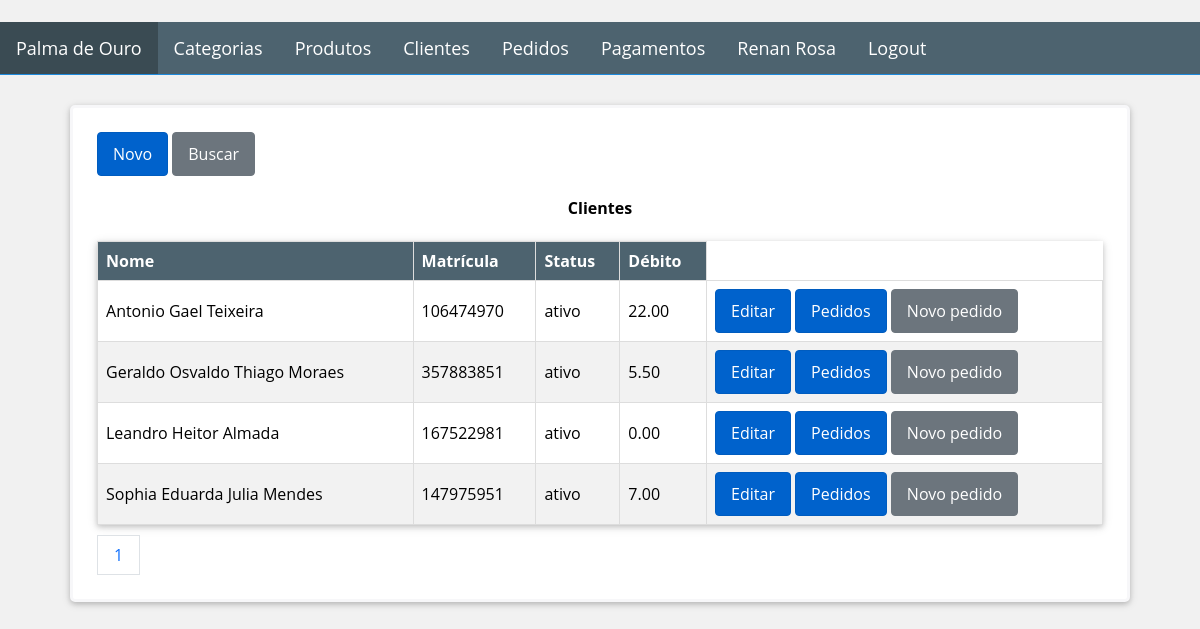
Screenshot of /client (signed in) with the database file from the repository.
### Golden_Leaf/models.py (models this page shows, shortened)
class User(db.Model):
    __metaclass__ = ABCMeta
    __abstract__ = True
    id = db.Column(db.Integer, primary_key=True)
    name = db.Column(db.String(64), nullable=False, index=True)
    phone_number = db.Column(db.String(11), nullable=False)

class Clerk(User, UserMixin):
    __tablename__ = 'clerks'
    image_file = db.Column(db.String(64), default='default.png')
    email = db.Column(db.String(64), unique=True)
    password_hash = db.Column(db.String(128), nullable=False)
    __mapper_args__ = {
        'concrete': True
    }
    @property
    def password(self) -> None:
        raise AttributeError('password is not a readable attribute')

class Client(User):
    __tablename__ = 'clients'
    __mapper_args__ = {'concrete': True}
    identification = db.Column(db.String(9), unique=True)
    notifiable = db.Column(db.Boolean)
    address = db.Column(db.String(64))
    status = db.Column(db.Boolean)
    amount = db.Column(db.Numeric(10, 2), default=0)

### Golden_Leaf/views/client/routes.py (the view)
@blueprint_client.route('/client')
@register_breadcrumb(blueprint_client, '.', 'Clientes')
@login_required
def get_clients():
    page = request.args.get('page', 1, type=int)
    clients = Client.query.order_by(Client.name).paginate(page=page, per_page=10)
    return render_template('client/list.html', clients=clients)

### Golden_Leaf/models.py (called while the page is built)
@login_manager.user_loader
def load_user(id):
    return Clerk.query.get(id)

### Golden_Leaf/templates/client/list.html (shortened to what this page needs)
{% extends "base.html" %}
{% block page_content %}
<div class="container">
    <div>
        <a href="{{ url_for('blueprint_client.new_client') }}" class="btn btn-primary">
            <span>Novo</span>
        </a>
        <a href="{{ url_for('blueprint_client.search_client') }}" class="btn btn-default">
            <span>Buscar</span>
        </a>
    </div>
    <div class="table-responsive">
        <table>
            <caption><h4>Clientes</h4></caption>
            <thead>
                <tr>
                    <th>Nome</th>
                    <th>Matrícula</th>
                    <th>Status</th>
                    <th>Débito</th>
                </tr>
            </thead>
            <tbody>
                {% for client in clients.items %}
                <tr>
                    <td>{{ client.name }}</td>
                    <td>{{ client.identification }}</td>
                    {% if client.status %}
                    <td>ativo</td>
                    {% else %}
                    <td>inativo</td>
                    {% endif %}
                    <td>{{ client.amount }}</td>
                    <td>
                        <div class="group-button">
                            <a href="{{ url_for('blueprint_client.update_client',id=client.id) }}" class="btn btn-primary">
                                 Editar
                            </a>
                            <a href="{{ url_for('blueprint_order.get_orders',id=client.id) }}" class="btn btn-primary">
                                Pedidos
                            </a>
                            <a href="{{ url_for('blueprint_order.new_order',id=client.id) }}" class="btn btn-default">
                                Novo pedido
                            </a>
                        </div>
                    </td>
                </tr>
                {% endfor %}
            </tbody>
        </table>
    </div>
    <div class="pagination">
        {% for page_number in clients.iter_pages(left_edge=1,right_edge=1,left_current=1,right_current=2) %}
        {% if page_number %}
        {% if clients.page == page_number %}
        <a href="{{ url_for('blueprint_client.get_clients',page=page_number) }}">{{ page_number }}</a>
        {% else %}
        <a href="{{ url_for('blueprint_client.get_clients',page=page_number) }}">{{ page_number }}</a>
        {% endif %}
        {% else %}
        ...
        {% endif %}
        {% endfor %}
    </div>
</div>
{% endblock %}

### Golden_Leaf/templates/base.html (shortened to what this page needs)
﻿<head>
    {% block head %}
    <link rel="stylesheet" type="text/css" href="{{ url_for('static', filename='css/styles.css') }}">
    {% endblock %}
</head>
<body>
    {% block navbar %}
    <header>
        <nav>
            <ul class="nav">
                <li>
                    <a class="nav-link active" href="{{ url_for('blueprint_main.index') }}">
                         Palma de Ouro
                    </a>
                </li>
                <li>
                    <a class="nav-link" href="{{ url_for('blueprint_category.get_categories') }}">Categorias</a>
                </li>
                <li>
                    <a class="nav-link" href="{{ url_for('blueprint_product.get_products') }}">Produtos</a>
                </li>
                <li>
                    <a class="nav-link" href="{{ url_for('blueprint_client.get_clients') }}">Clientes</a>
                </li>
                <li>
                    <a class="nav-link" href="{{ url_for('blueprint_order.get_orders') }}">Pedidos</a>
                </li>
                <li>
                    <a class="nav-link" href="{{ url_for('blueprint_payment.get_payment') }}">Pagamentos</a>
                </li>
                {% if current_user.is_authenticated %}
                <li>
                    <a class="nav-link" href="{{ url_for('blueprint_clerk.account') }}">
                        {{ current_user.name }}
                    </a>
                </li>
                <li>
                    <a class="nav-link" href="{{ url_for('blueprint_clerk.logout') }}">
                        Logout
                    </a>
                </li>
                {% else %}
                <li>
                    <a class="nav-link" href="{{ url_for('blueprint_clerk.login') }}">
                        <span class="glyphicon glyphicon-user"></span> Login
                    </a>
                </li>
                {% endif %}
            </ul>
        </nav>
    </header>
    {% endblock %}
    <main>
        {% block content  %}
        <div>
            {% block page_content %}
            {% endblock %}
        </div>
        {% endblock %}
    </main>
</body>

### Golden_Leaf/static/css/styles.css (style rules this page uses)
.container, .form-container { border-radius: 5px; color: #000; background-color: #ffffff; border: solid #f7f7f9; box-shadow: 0 2px 5px 0 rgba(0, 0, 0, 0.16), 0 2px 10px 0 rgba(0, 0, 0, 0.12); }
* { box-sizing: border-box; }
html, body, h1, h2, h3, h4, h5 { font-family: "Open Sans", sans-serif; }
body { background-color: #f1f1f1; margin: 0; }
.nav { list-style-type: none; margin: 0; padding: 0; background-color: #4d636f; color: #ffffff; font-size: 18px; border-bottom: 1px solid #1e8adc; display: flex; }
.nav-link { display: block; color: #ffffff; text-align: center; padding: 14px 16px; text-decoration: none; }
.active { background-color: #3a4b53; }
main { margin: auto; padding: 10px; width: 90%; }
.container { padding: 1.5rem; border-width: .2rem; }
table { background-color: #ffffff; color: #000; width: 100%; border-collapse: collapse; box-shadow: 0 2px 5px 0 rgba(0, 0, 0, 0.16), 0 2px 10px 0 rgba(0, 0, 0, 0.12); }
th { text-align: left; border: 1px solid #ddd; background-color: #4d636f; color: white; padding: 8px; }
td { border: 1px solid #ddd; padding: 8px; }
table tr:nth-child(even) { background-color: #f2f2f2; }
.pagination { display: flex; list-style: none; margin-top: 10px; }
.pagination a { padding: 8px 16px; color: #0d6efd; text-decoration: none; background-color: #fff; border: 1px solid #dee2e6; }
.btn { display: inline-block; text-decoration: none; border: 1px solid transparent; padding: 10px 15px; color: #fff; border-radius: .25rem; }
.btn-primary { background-color: #0062cc; border-color: #005cbf; }
.btn-default { background-color: #6c757d; border-color: #6c757d; }

### rows the page displays
Clerk: name "Renan Rosa"
Client: name "Antonio Gael Teixeira", identification "106474970", status "ativo", amount "22.00"
Client: name "Geraldo Osvaldo Thiago Moraes", identification "357883851", status "ativo", amount "5.50"
Client: name "Leandro Heitor Almada", identification "167522981", status "ativo", amount "0.00"
Client: name "Sophia Eduarda Julia Mendes", identification "147975951", status "ativo", amount "7.00"

### other values shown
{{ page_number }} "1"
